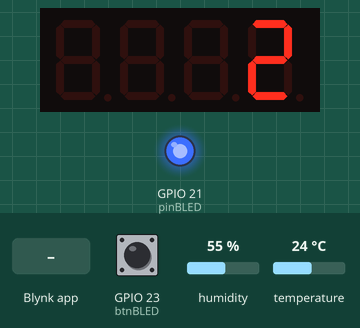
Bench run of a program on a simulated ESP32. Parts: 4-digit seven-segment display, output pins drawn as LEDs (lit = HIGH). The inputs (shaded band) are chosen by the test bench; at power-on: GPIO 23 (btnBLED) HIGH, humidity 55 %, temperature 24 °C. WiFi joins after 1.5 s; servers stay silent unless stated; what the program prints to the serial monitor is not drawn.

Above: at 3.0 s.
3.1 s: GPIO 23 (btnBLED) pulled LOW for 0.15 s
At 3.8 s:
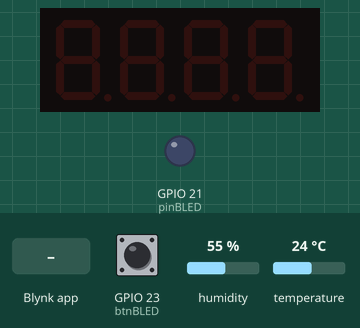
4.7 s: Blynk app writes 1 to V1
At 5.2 s:
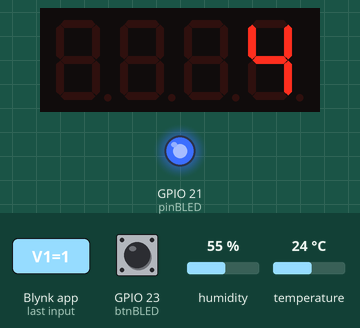
6.3 s: Blynk app writes 0 to V1
At 6.9 s:
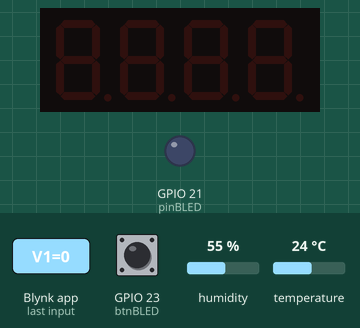
7.8 s: GPIO 23 (btnBLED) pulled LOW for 1 s
At 9.6 s:
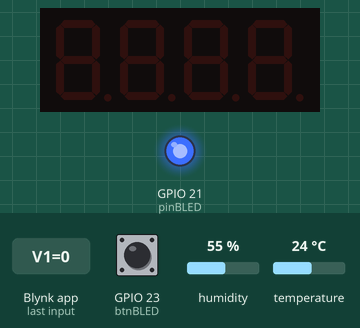
11.3 s: GPIO 23 (btnBLED) pulled LOW for 3.2 s
At 15.5 s:
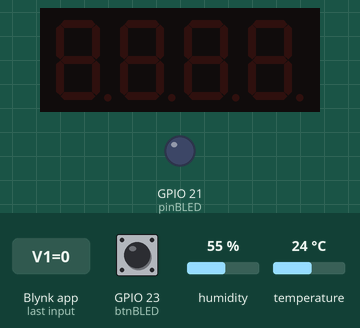
Timing chart, 0 to 17.0 s (numbered marks = the images above; inputs shaded):
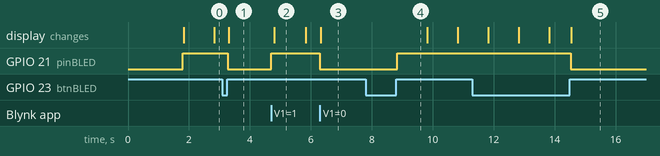

The program:

main.cpp
```cpp
#include <Arduino.h>
#include <TM1637Display.h>
#include <DHT.h>


#define BLYNK_TEMPLATE_ID "TMPL6W4o1yTLS"
#define BLYNK_TEMPLATE_NAME "ESP32 LED TM1637"
#define BLYNK_AUTH_TOKEN "BTszjclnCFJDK-XORvVccd2XOcQ6hIKG"
#include <WiFi.h>
#include <WiFiClient.h>
#include <BlynkSimpleEsp32.h>


char ssid[] = "Wokwi-GUEST";
char pass[] = "";

#define btnBLED 23
#define pinBLED 21

#define CLK 18
#define DIO 19

#define DHTPIN 16
#define DHTTYPE DHT22
DHT dht(DHTPIN, DHTTYPE);


float temperature = 0;
float humidity = 0;

ulong currentMiliseconds = 0;
bool blueButtonON = true;


TM1637Display display(CLK, DIO);

bool IsReady(ulong &ulTimer, uint32_t milisecond);
void updateBlueButton();
void uptimeBlynk();
void readDHT();

void setup()
{
  Serial.begin(115200);
  pinMode(pinBLED, OUTPUT);
  pinMode(btnBLED, INPUT_PULLUP);

  display.setBrightness(0x0f);


  Serial.print("Connecting to ");
  Serial.println(ssid);
  Blynk.begin(BLYNK_AUTH_TOKEN, ssid, pass);

  Serial.println();
  Serial.println("WiFi connected");

  digitalWrite(pinBLED, blueButtonON ? HIGH : LOW);
  Blynk.virtualWrite(V1, blueButtonON);

  Serial.println("== START ==>");
}

void loop()
{
  Blynk.run();

  currentMiliseconds = millis();
  uptimeBlynk();
  updateBlueButton();
  readDHT();
}


bool IsReady(ulong &ulTimer, uint32_t milisecond)
{
  if (currentMiliseconds - ulTimer < milisecond)
    return false;
  ulTimer = currentMiliseconds;
  return true;
}
void updateBlueButton()
{
  static ulong lastTime = 0;
  static int lastValue = HIGH;
  if (!IsReady(lastTime, 50))
    return;
  int v = digitalRead(btnBLED);
  if (v == lastValue)
    return;
  lastValue = v;
  if (v == LOW)
    return;

  if (!blueButtonON)
  {
    Serial.println("Blue Light ON");
    digitalWrite(pinBLED, HIGH);
    blueButtonON = true;
    Blynk.virtualWrite(V1, blueButtonON);
  }
  else
  {
    Serial.println("Blue Light OFF");
    digitalWrite(pinBLED, LOW);
    blueButtonON = false;
    Blynk.virtualWrite(V1, blueButtonON);
    display.clear();
  }
}

void uptimeBlynk()
{
  static ulong lastTime = 0;
  if (!IsReady(lastTime, 1000))
    return;
  ulong value = lastTime / 1000;
  Blynk.virtualWrite(V0, value);
  if (blueButtonON)
  {
    display.showNumberDec(value);
  }
}


BLYNK_WRITE(V1)
{
  blueButtonON = param.asInt();
  if (blueButtonON)
  {
    Serial.println("Blynk -> Blue Light ON");
    digitalWrite(pinBLED, HIGH);
  }
  else
  {
    Serial.println("Blynk -> Blue Light OFF");
    digitalWrite(pinBLED, LOW);
    display.clear();
  }
}
void readDHT()
{
  static ulong lastReadTime = 0;
  if (!IsReady(lastReadTime, 2000))
    return;

  humidity = dht.readHumidity();
  temperature = dht.readTemperature();

  if (isnan(humidity) || isnan(temperature))
  {
    Serial.println("Đọc DHT22 thất bại!");
    return;
  }


  Blynk.virtualWrite(V2, temperature);
  Blynk.virtualWrite(V3, humidity);

  Serial.print("Nhiệt độ: ");
  Serial.print(temperature);
  Serial.print("°C\tĐộ ẩm: ");
  Serial.print(humidity);
  Serial.println("%");
}
```

Measured:
- after the input at 3.1 s, GPIO 21 (pinBLED): HIGH → LOW after 0.18 s; the display: changes after 0.20 s (image 1)
- after the input at 4.7 s, GPIO 21 (pinBLED): LOW → HIGH at once; the display: changes after 0.11 s (image 2)
- after the input at 6.3 s, GPIO 21 (pinBLED): HIGH → LOW at once; the display: changes at once (image 3)
- after the input at 7.8 s, GPIO 21 (pinBLED): LOW → HIGH after 1.0 s
- after the input at 11.3 s, GPIO 21 (pinBLED): HIGH → LOW after 3.2 s
- what the display in image 2 shows lasts 1.0 s, from 4.8 s to 5.8 s
